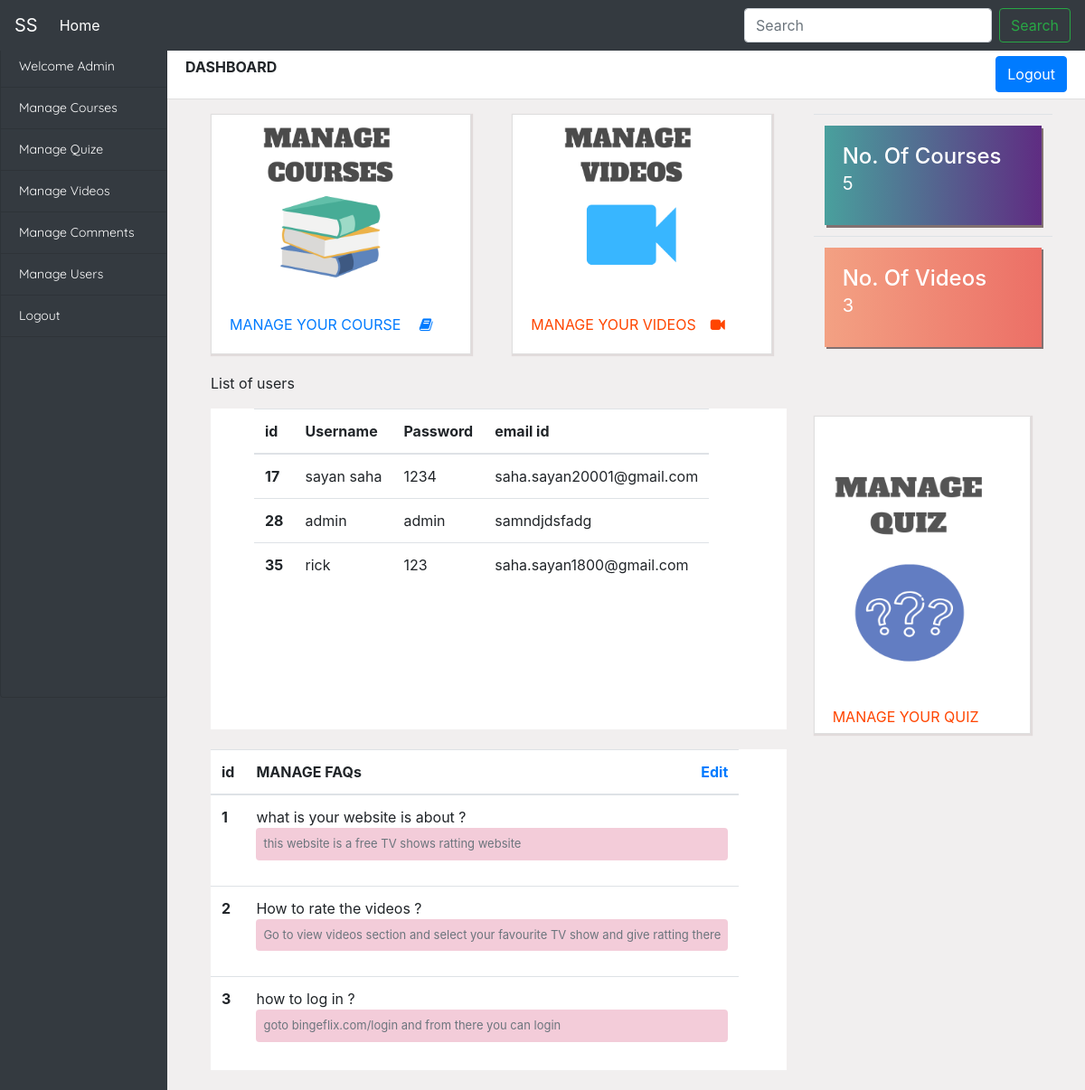
/admin/admin_main.php, run on the app's committed database.
### tables this page shows
CREATE TABLE `faq` (
  `id` int(11) NOT NULL,
  `faq_title` varchar(255) NOT NULL,
  `faq_description` varchar(255) NOT NULL
);

### admin/classes/admin.php (called while the page is built, shortened)
<?php
 class admin
 {
 	public $host="localhost";
 	public $username="root";
 	public $pass="";
 	public $db_name="SS";
 	public $conn;
 	public $user_details;
 	public $course_count=0;
 	public $video_count=0;
 	public $faq_list;
 	public function __construct()
 	{
 		$this->conn=new mysqli($this->host,$this->username,$this->pass,$this->db_name);
 	}
 	public function show_users()
 	{
 		$query="select * from login";
 		$result=$this->conn->query($query);
 		while($row=$result->fetch_array(MYSQLI_ASSOC))
 		{
 			$this->user_details[]=$row;
 		}
 		return $this->user_details;
 	}
 	public function display_course_count()
 	{
 		$query="select * from programming_languages";
 		$result=$this->conn->query($query);
 		while($row=$result->fetch_array(MYSQLI_ASSOC))
 		{
 			$this->course_count++;
 		}
 		print_r($this->course_count);
 	}
	public function display_video_count()
	{
		$query="select * from video_info";
 		$result=$this->conn->query($query);
 		while($row=$result->fetch_array(MYSQLI_ASSOC))
 		{
 			$this->video_count++;
 		}
 		print_r($this->video_count);
	}
	public function display_faq_list()
	{
		$query="select * from faq";
 		$result=$this->conn->query($query);
 		while($row=$result->fetch_array(MYSQLI_ASSOC))
 		{
 			$this->faq_list[]=$row;
 		}
 		return ($this->faq_list);
	}
}
 ?>

### admin/admin_main.php (the view, shortened to what this page needs)
<?php
  include("classes/admin.php");
  $admin=new admin;
  $userd=$admin->show_users();
 ?>
<!doctype html>
<html lang="en">
  <head>
  <link rel="stylesheet" href="https://maxcdn.bootstrapcdn.com/bootstrap/4.0.0/css/bootstrap.min.css">
  <link rel="stylesheet" type="text/css" href="https://stackpath.bootstrapcdn.com/font-awesome/4.7.0/css/font-awesome.min.css">
  </head>
  <body style="background-color:#f1efef">
  <nav class="navbar navbar-expand-lg navbar-light bg-dark fixed-top">
  <a class="navbar-brand text-white" href="#">SS</a>
  <div class="collapse navbar-collapse" id="navbarSupportedContent">
    <ul class="navbar-nav mr-auto ">
      <li class="nav-item active">
        <a class="nav-link text-white" href="#">Home <span class="sr-only">(current)</span></a>
      </li>
    </ul>
    <form class="form-inline my-2 my-lg-0">
      <input class="form-control mr-sm-2" type="search" placeholder="Search" aria-label="Search">
      <button class="btn btn-outline-success my-2 my-sm-0" type="submit">Search</button>
    </form>
  </div>
</nav>
    <div class="container-fluid" style="margin-top: 50px;" >
      <div class="row">
        <div class="col-sm-2 col-md-2 sidebar badge-dark" style="margin:inherit;" id="sidebar" >
         <ul class="list-group text-white sidebar-list">
            <li class="list-group-item  bg-dark "><a href="">Welcome Admin</a></li>
            <li class="list-group-item bg-dark "><a href="manage_courses/manage_courses.php">Manage Courses</a></li>
            <li class="list-group-item bg-dark"><a href="">Manage Quize</a></li>
            <li class="list-group-item bg-dark"><a href="">Manage Videos</a></li>
            <li class="list-group-item bg-dark"><a href="">Manage Comments</a></li>
            <li class="list-group-item bg-dark"><a href="">Manage Users</a></li>
            <li class="list-group-item bg-dark"><a href="">Logout</a></li>
            <li class="list-group-item bg-dark" style="height: 400px;"></li>
          </ul>
        </div>
        <div class=" col-md-10">
               <div class="card-header bg-white" style="margin-right: -45px; height: 60px;">
                 <b>DASHBOARD</b>
                  <button type="btn btn-outline-success" class="btn btn-primary float-right" style="height: 40px;"><a href="../login.php" class="text-white ">Logout</a> </button>
                  </div>
                 <div class="row">
          <div class="col-md-4 mt-3 ml-5">
            <div class="card shadow " style="width: 18rem; box-shadow: 1px 1px 1px 1px #e1dbdb; border-radius:0px; border-top-left-radius: 0px; cursor:pointer;">
              <img class="myimg" src="../uploadimg/file3.png" alt="Card" width="288" height="200">
              <div class="card-body">
                <p class="card-text"><a href="manage_courses/manage_courses.php" style="text-decoration: none;">MANAGE YOUR COURSE <i class="fa fa-book ml-3"></i></a></p>
              </div>
            </div>
          </div>
           <div class="col-md-4 mt-3">
            <div class="card shadow" style="width: 18rem;cursor:pointer; box-shadow:1px 1px 1px 1px #e1dbdb; border-radius:0px; border-top-left-radius: 0px;">
              <img class="" src="../uploadimg/file4.png" alt="Card" width="288" height="200">
              <div class="card-body">
                <p class="card-text "><a href="manage_videos/manage_videos.php" style="text-decoration: none; color: orangered">MANAGE YOUR VIDEOS</a><i class="fa fa-video-camera ml-3" style="color: orangered"></i></p>
              </div>
            </div>
          </div>
          <div class="col-sm-3 mt-3">
            <table class="table table-borderless">
    <tbody >
      <tr>
        <td class="mytable1">
           <div class="card shadow border-0 " style="width: 15rem; height: 110px; box-shadow: 2px 3px #827171; border-radius:0px; border-top-left-radius: 0px;">
              <div class="card-body">
                <p class="card-text text-white"><b class="h4">No. Of Courses </b><br><span style="font-size: 20px;"><?php $admin->display_course_count(); ?></span></p>
              </div>
            </div>
        </td>
      </tr>
      <tr>
        <td class="mytable2">
           <div class="card shadow border-0" style="width: 15rem; height: 110px; box-shadow: 2px 2px #827171; border-radius:0px; border-top-left-radius: 0px;">
             <div class="card-body">
                <p class="card-text text-white"><b class="h4">No. Of Videos</b><br><span style="font-size: 20px;"><?php $admin->display_video_count(); ?></span></p>
              </div>
        </td>
      </tr>
    </tbody>
  </table>
          </div>
            </div>
            <div class="row ">
              <div class="col-md-8">
                <table class="table ml-5 bg-white shodow pl-5 table-responsive" style=" height : 355px;overflow-y: scroll;display: inline-block; width: 640px;">
                <p class="ml-5">List of users</p>
                <thead>
                  <tr>
                    <th scope="col">id</th>
                    <th scope="col">Username</th>
                    <th scope="col">Password</th>
                    <th scope="col">email id</th>
                  </tr>
                </thead>
                <tbody style="">
                   <?php
                          foreach ($userd as $userdata) {
                   ?>
                  <tr >
                    <th scope="row"><?php echo $userdata['id']; ?></th>
                    <td ><?php echo $userdata['username']; ?></td>
                    <td><?php echo $userdata['password']; ?></td>
                    <td><?php echo $userdata['email']; ?></td>
                  </tr>
                 <?php } ?>
                </tbody>
              </table>
              </div>
           <div class="col-md-3 mt-5 ml-5">
            <div class="card shadow" style="width: 15rem; height:22rem; box-shadow:1px 1px 1px 1px #e1dbdb; border-radius:0px; border-top-left-radius: 0px;">
              <img class="" src="../uploadimg/file6.png" alt="Card" width="210" height="300">
              <div class="card-body">
                <p class="card-text "><a href="manage_quiz/manage_quiz.php" style="text-decoration: none; color: orangered">MANAGE YOUR QUIZ</a></p>
              </div>
            </div>
          </div>
            </div>
            <div class="row">
              <div class="col-md-8 ml-5">
              <table class="table bg-white" style="height : 355px;overflow-y: scroll;display: inline-block; width:640px">
                  <caption>List of users</caption>
                  <thead>
                    <tr>
                      <th>id</th>
                      <th scope="col">MANAGE FAQs   <a href="" class="float-right" style="text-decoration: none;">Edit</a></th>
                    </tr>
                  </thead>
                  <tbody>
                    <?php  $faq=$admin->display_faq_list();
                      foreach ($faq as $faq_list)
                       {
                     ?>
                    <tr style="width: 500px;" >
                      <th><?php echo $faq_list['id']; ?></th>
                      <td><?php echo $faq_list['faq_title']; ?><br><blockquote class="rounded p-2 text-muted " style="font-size: 13px; background-color: #db6a8f57;"><?php echo $faq_list['faq_description']; ?></blockquote></td>
                    </tr>
                  <?php } ?>
                  </tbody>
                </table>
                </div>
            </div>
        </div>
      </div>
    </div>
  </body>
</html>

### admin/admin_main.php (style rules this page uses)
.sidebar-list { margin-right: -15px; font-family: 'Quicksand', sans-serif; font-size: 14px }
.sidebar-list li a { color:white; text-decoration: none; }
.mytable1 .card { background: #5f2c82; background: -webkit-linear-gradient(to right, #49a09d, #5f2c82); background: linear-gradient(to right, #49a09d, #5f2c82); }
.mytable2 .card { background: #EC6F66; background: -webkit-linear-gradient(to right, #F3A183, #EC6F66); background: linear-gradient(to right, #F3A183, #EC6F66); }
.card { overflow: hidden; transition: all 0.9s ease; }

### data on the page
faq: id "1", faq_title "what is your website is about ?", faq_description "this website is a free TV shows ratting website"
faq: id "2", faq_title "How to rate the videos ?", faq_description "Go to view videos section and select your favourite TV show and give ratting there"
faq: id "3", faq_title "how to log in ?", faq_description "goto bingeflix.com/login and from there you can login"

### other printed values
$userdata['id'] "17"
$userdata['username'] "sayan saha"
$userdata['password'] "1234"
$userdata['email'] "saha.sayan20001@gmail.com"
$userdata['id'] "28"
$userdata['username'] "admin"
$userdata['password'] "admin"
$userdata['email'] "samndjdsfadg"
$userdata['id'] "35"
$userdata['username'] "rick"
$userdata['password'] "123"
$userdata['email'] "saha.sayan1800@gmail.com"
